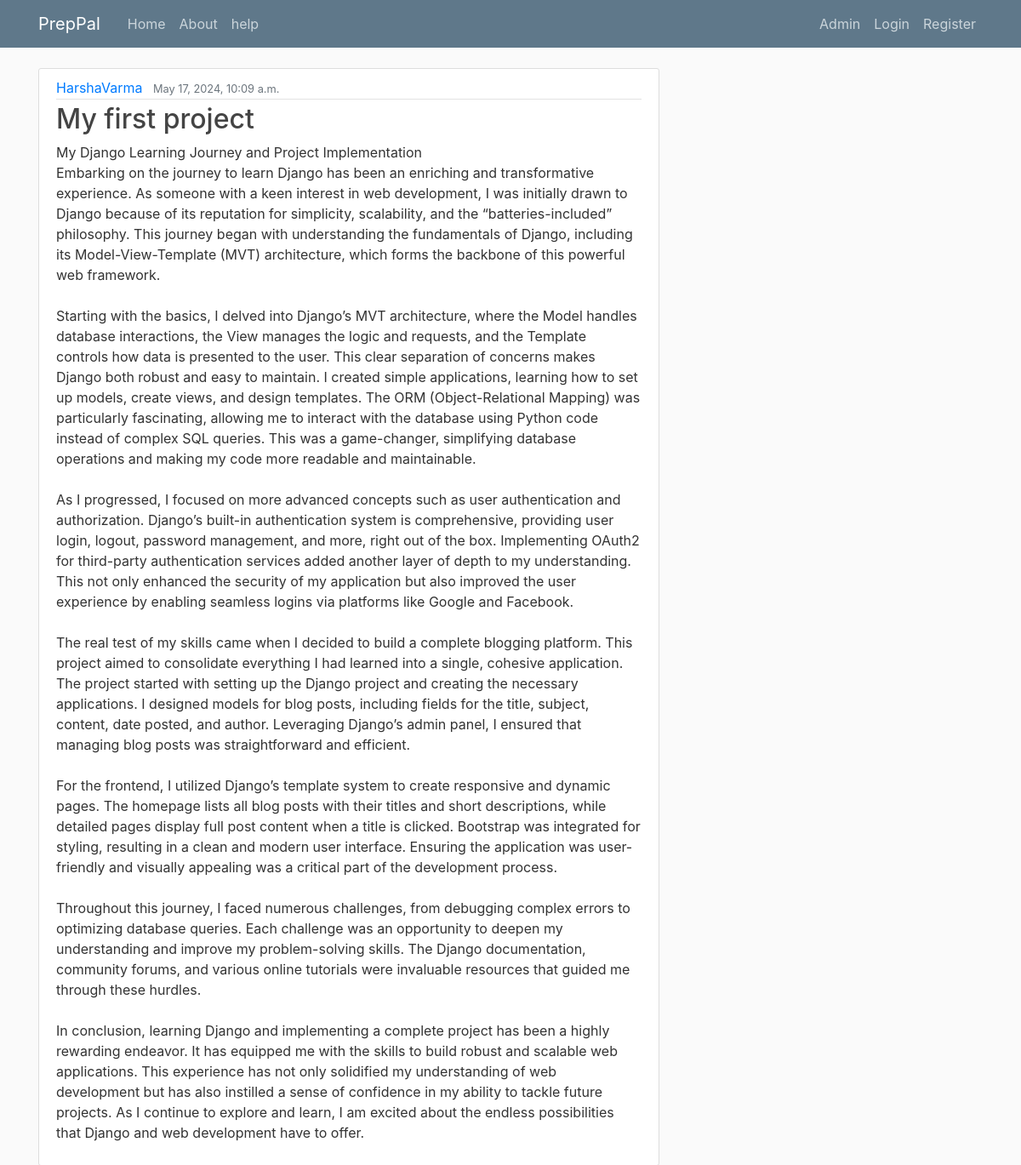
The app's page /post/2/ with its own data.
### blog/models.py (models this page shows, shortened)
class Post(models.Model):
    title = models.CharField(max_length=100)
    subject = models.CharField(max_length=200, default="No subject")
    content = models.TextField()
    date_posted = models.DateTimeField(default=timezone.now)
    author = models.ForeignKey(User, on_delete=models.CASCADE)
    image_url = models.URLField(default='', blank=True)

### blog/views.py (the view)
# urls.py: path('post/<int:post_id>/', views.post_detail, name='post-detail'),
def post_detail(request, post_id):
    post = get_object_or_404(Post, id=post_id)
    return render(request, 'blog/post_detail.html', {'post': post})

### blog/templates/blog/post_detail.html
{% extends "blog/base.html" %}
{% block content %}
    <body class="post-detail-bg" style="background-image: url('{% if post.image_url %}{{ post.image_url }}{% else %}path/to/default/image.jpg{% endif %}')">
        <article class="media content-section">
            <div class="media-body">
                <div class="article-metadata">
                    <a class="mr-2" href="#">{{ post.author }}</a>
                    <small class="text-muted">{{ post.date_posted }}</small>
                </div>
                <h2>{{ post.title }}</h2>
                <p class="article-content">{{ post.content }}</p>
            </div>
        </article>
    </body>
{% endblock content %}

### blog/static/blog/main.css (style rules this page uses)
body { background: #fafafa; color: #333333; margin-top: 5rem; }
h1, h2, h3, h4, h5, h6 { color: #444444; }
.content-section { background: #ffffff; padding: 10px 20px; border: 1px solid #dddddd; border-radius: 3px; margin-bottom: 20px; }
.article-content { white-space: pre-line; }
.article-metadata { padding-bottom: 1px; margin-bottom: 4px; border-bottom: 1px solid #e3e3e3 }
.post-detail-bg { background-size: cover; background-position: center; background-repeat: no-repeat; }

### records on screen
Post: author "HarshaVarma", date_posted "May 17, 2024, 10:09 a.m.", title "My first project", content "My Django Learning Journey and Project Implementation Embarking on the journey to learn Django has been an enriching and transformative experience. As someone with a keen interest in web development, I was initially drawn to Django because of its reputation for simplicity, scalability, and the “batteries-included” philosophy. This journey began with understanding the fundamentals of Django, including its Model-View-Template (MVT) architecture, which forms the backbone of this powerful web framework. Starting with the basics, I delved into Django’s MVT architecture, where the Model handles database interactions, the View manages the logic and requests, and the Template controls how data is…"
